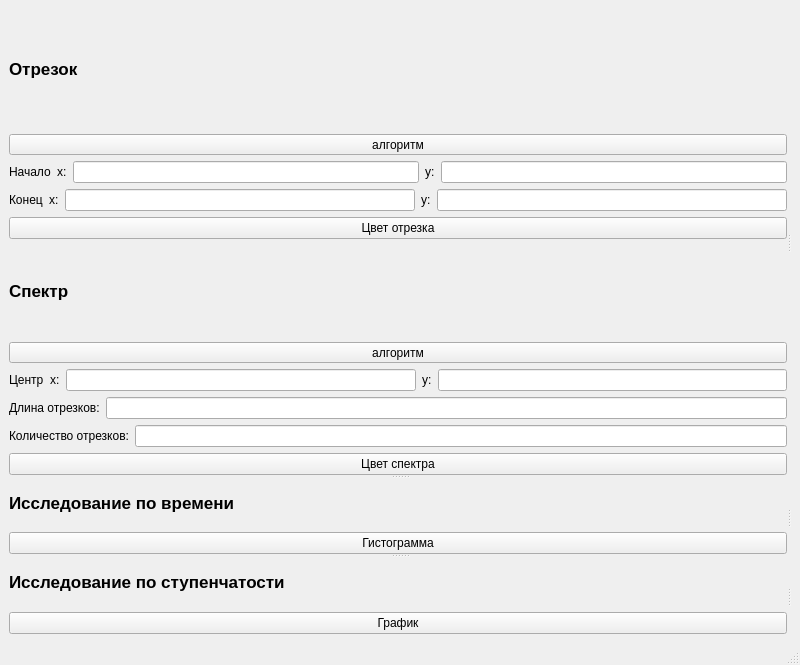
<?xml version="1.0" encoding="UTF-8"?>
<ui version="4.0">
 <class>MainWindow</class>
 <widget class="QMainWindow" name="MainWindow">
  <property name="geometry">
   <rect>
    <x>0</x>
    <y>0</y>
    <width>800</width>
    <height>665</height>
   </rect>
  </property>
  <property name="windowTitle">
   <string>MainWindow</string>
  </property>
  <widget class="QWidget" name="centralwidget">
   <layout class="QGridLayout" name="gridLayout">
    <item row="0" column="0">
     <widget class="QSplitter" name="splitter_4">
      <property name="orientation">
       <enum>Qt::Vertical</enum>
      </property>
      <widget class="QSplitter" name="splitter">
       <property name="orientation">
        <enum>Qt::Horizontal</enum>
       </property>
       <widget class="QWidget" name="verticalLayoutWidget">
        <layout class="QVBoxLayout" name="graphic_data">
         <item>
          <layout class="QVBoxLayout" name="verticalLayout">
           <item>
            <widget class="QLabel" name="label_2">
             <property name="font">
              <font>
               <pointsize>13</pointsize>
               <weight>75</weight>
               <bold>true</bold>
              </font>
             </property>
             <property name="text">
              <string>Отрезок</string>
             </property>
            </widget>
           </item>
           <item>
            <widget class="QToolButton" name="line_algorithm">
             <property name="sizePolicy">
              <sizepolicy hsizetype="Expanding" vsizetype="Fixed">
               <horstretch>0</horstretch>
               <verstretch>0</verstretch>
              </sizepolicy>
             </property>
             <property name="text">
              <string>алгоритм</string>
             </property>
            </widget>
           </item>
           <item>
            <layout class="QHBoxLayout" name="horizontalLayout_2">
             <item>
              <widget class="QLabel" name="label_7">
               <property name="text">
                <string>Начало</string>
               </property>
              </widget>
             </item>
             <item>
              <widget class="QLabel" name="label_6">
               <property name="text">
                <string>x:</string>
               </property>
              </widget>
             </item>
             <item>
              <widget class="QLineEdit" name="start_x"/>
             </item>
             <item>
              <widget class="QLabel" name="label_8">
               <property name="text">
                <string>y:</string>
               </property>
              </widget>
             </item>
             <item>
              <widget class="QLineEdit" name="start_y"/>
             </item>
            </layout>
           </item>
           <item>
            <layout class="QHBoxLayout" name="horizontalLayout_3">
             <item>
              <widget class="QLabel" name="label_10">
               <property name="text">
                <string>Конец</string>
               </property>
              </widget>
             </item>
             <item>
              <widget class="QLabel" name="label_9">
               <property name="text">
                <string>x:</string>
               </property>
              </widget>
             </item>
             <item>
              <widget class="QLineEdit" name="end_x"/>
             </item>
             <item>
              <widget class="QLabel" name="label_11">
               <property name="text">
                <string>y:</string>
               </property>
              </widget>
             </item>
             <item>
              <widget class="QLineEdit" name="end_y"/>
             </item>
            </layout>
           </item>
           <item>
            <widget class="QPushButton" name="line_button">
             <property name="text">
              <string>Цвет отрезка</string>
             </property>
            </widget>
           </item>
          </layout>
         </item>
         <item>
          <layout class="QVBoxLayout" name="verticalLayout_2">
           <property name="bottomMargin">
            <number>0</number>
           </property>
           <item>
            <widget class="QLabel" name="label">
             <property name="font">
              <font>
               <pointsize>13</pointsize>
               <weight>75</weight>
               <bold>true</bold>
              </font>
             </property>
             <property name="text">
              <string>Спектр</string>
             </property>
            </widget>
           </item>
           <item>
            <widget class="QToolButton" name="spector_algorithm">
             <property name="sizePolicy">
              <sizepolicy hsizetype="Expanding" vsizetype="Fixed">
               <horstretch>0</horstretch>
               <verstretch>0</verstretch>
              </sizepolicy>
             </property>
             <property name="text">
              <string>алгоритм</string>
             </property>
            </widget>
           </item>
           <item>
            <layout class="QHBoxLayout" name="horizontalLayout">
             <item>
              <widget class="QLabel" name="label_4">
               <property name="text">
                <string>Центр</string>
               </property>
              </widget>
             </item>
             <item>
              <widget class="QLabel" name="label_3">
               <property name="text">
                <string>x:</string>
               </property>
              </widget>
             </item>
             <item>
              <widget class="QLineEdit" name="spector_center_x"/>
             </item>
             <item>
              <widget class="QLabel" name="label_5">
               <property name="text">
                <string>y:</string>
               </property>
              </widget>
             </item>
             <item>
              <widget class="QLineEdit" name="spector_center_y"/>
             </item>
            </layout>
           </item>
           <item>
            <layout class="QHBoxLayout" name="horizontalLayout_5">
             <property name="bottomMargin">
              <number>0</number>
             </property>
             <item>
              <widget class="QLabel" name="label_12">
               <property name="text">
                <string>Длина отрезков:</string>
               </property>
              </widget>
             </item>
             <item>
              <widget class="QLineEdit" name="spector_line_lenght"/>
             </item>
            </layout>
           </item>
           <item>
            <layout class="QHBoxLayout" name="horizontalLayout_6">
             <property name="bottomMargin">
              <number>0</number>
             </property>
             <item>
              <widget class="QLabel" name="label_13">
               <property name="text">
                <string>Количество отрезков:</string>
               </property>
              </widget>
             </item>
             <item>
              <widget class="QLineEdit" name="spector_lines_amount"/>
             </item>
            </layout>
           </item>
           <item>
            <widget class="QPushButton" name="spector_button">
             <property name="text">
              <string>Цвет спектра</string>
             </property>
            </widget>
           </item>
          </layout>
         </item>
        </layout>
       </widget>
       <widget class="QWidget" name="verticalLayoutWidget_3">
        <layout class="QVBoxLayout" name="graphic"/>
       </widget>
      </widget>
      <widget class="QSplitter" name="splitter_2">
       <property name="orientation">
        <enum>Qt::Horizontal</enum>
       </property>
       <widget class="QWidget" name="verticalLayoutWidget_2">
        <layout class="QVBoxLayout" name="histogram_data">
         <item>
          <widget class="QLabel" name="label_14">
           <property name="font">
            <font>
             <pointsize>13</pointsize>
             <weight>75</weight>
             <bold>true</bold>
            </font>
           </property>
           <property name="text">
            <string>Исследование по времени</string>
           </property>
          </widget>
         </item>
         <item>
          <widget class="QPushButton" name="histogram_button">
           <property name="text">
            <string>Гистограмма</string>
           </property>
          </widget>
         </item>
        </layout>
       </widget>
       <widget class="QWidget" name="verticalLayoutWidget_4">
        <layout class="QVBoxLayout" name="histogram"/>
       </widget>
      </widget>
      <widget class="QSplitter" name="splitter_3">
       <property name="orientation">
        <enum>Qt::Horizontal</enum>
       </property>
       <widget class="QWidget" name="verticalLayoutWidget_5">
        <layout class="QVBoxLayout" name="plot_data">
         <item>
          <widget class="QLabel" name="label_15">
           <property name="sizePolicy">
            <sizepolicy hsizetype="Preferred" vsizetype="Preferred">
             <horstretch>0</horstretch>
             <verstretch>0</verstretch>
            </sizepolicy>
           </property>
           <property name="font">
            <font>
             <pointsize>13</pointsize>
             <weight>75</weight>
             <bold>true</bold>
            </font>
           </property>
           <property name="text">
            <string>Исследование по ступенчатости</string>
           </property>
          </widget>
         </item>
         <item>
          <widget class="QPushButton" name="plot_button">
           <property name="text">
            <string>График</string>
           </property>
          </widget>
         </item>
        </layout>
       </widget>
       <widget class="QWidget" name="verticalLayoutWidget_6">
        <layout class="QVBoxLayout" name="plot"/>
       </widget>
      </widget>
     </widget>
    </item>
   </layout>
  </widget>
  <widget class="QMenuBar" name="menubar">
   <property name="geometry">
    <rect>
     <x>0</x>
     <y>0</y>
     <width>800</width>
     <height>28</height>
    </rect>
   </property>
  </widget>
  <widget class="QStatusBar" name="statusbar"/>
 </widget>
 <resources/>
 <connections/>
</ui>
